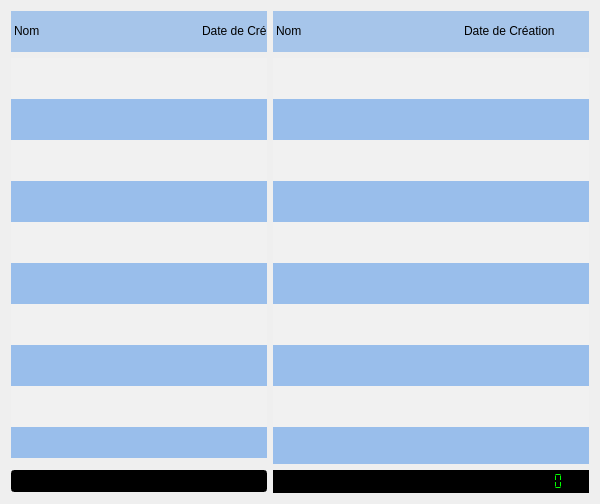
                   <widget class="QWidget" name="page_31">
                    <layout class="QGridLayout" name="gridLayout_26">
                     <item row="1" column="2" rowspan="2">
                      <widget class="QTableWidget" name="tableWidget_36">
                       <property name="minimumSize">
                        <size>
                         <width>0</width>
                         <height>400</height>
                        </size>
                       </property>
                       <property name="styleSheet">
                        <string notr="true">
font: 14pt &quot;Times New Roman&quot;;
border-radius:0px;
color: rgb(0, 0, 0);
selection-background-color: rgb(255, 255, 255,50);
background-color: rgb(255, 255, 255,35);
alternate-background-color: rgb(53, 132, 228,120);</string>
                       </property>
                       <property name="verticalScrollBarPolicy">
                        <enum>Qt::ScrollBarAlwaysOff</enum>
                       </property>
                       <property name="horizontalScrollBarPolicy">
                        <enum>Qt::ScrollBarAlwaysOff</enum>
                       </property>
                       <property name="alternatingRowColors">
                        <bool>true</bool>
                       </property>
                       <property name="selectionMode">
                        <enum>QAbstractItemView::NoSelection</enum>
                       </property>
                       <property name="selectionBehavior">
                        <enum>QAbstractItemView::SelectItems</enum>
                       </property>
                       <property name="showGrid">
                        <bool>false</bool>
                       </property>
                       <property name="rowCount">
                        <number>12</number>
                       </property>
                       <property name="columnCount">
                        <number>9</number>
                       </property>
                       <attribute name="horizontalHeaderVisible">
                        <bool>false</bool>
                       </attribute>
                       <attribute name="horizontalHeaderDefaultSectionSize">
                        <number>58</number>
                       </attribute>
                       <attribute name="horizontalHeaderHighlightSections">
                        <bool>true</bool>
                       </attribute>
                       <attribute name="horizontalHeaderStretchLastSection">
                        <bool>true</bool>
                       </attribute>
                       <attribute name="verticalHeaderVisible">
                        <bool>false</bool>
                       </attribute>
                       <attribute name="verticalHeaderCascadingSectionResizes">
                        <bool>false</bool>
                       </attribute>
                       <attribute name="verticalHeaderMinimumSectionSize">
                        <number>41</number>
                       </attribute>
                       <row/>
                       <row/>
                       <row/>
                       <row/>
                       <row/>
                       <row/>
                       <row/>
                       <row/>
                       <row/>
                       <row/>
                       <row/>
                       <row/>
                       <column>
                        <property name="text">
                         <string>New Column</string>
                        </property>
                       </column>
                       <column>
                        <property name="text">
                         <string>New Column</string>
                        </property>
                       </column>
                       <column>
                        <property name="text">
                         <string>New Column</string>
                        </property>
                       </column>
                       <column>
                        <property name="text">
                         <string>New Column</string>
                        </property>
                       </column>
                       <column>
                        <property name="text">
                         <string>New Column</string>
                        </property>
                       </column>
                       <column>
                        <property name="text">
                         <string>New Column</string>
                        </property>
                       </column>
                       <column>
                        <property name="text">
                         <string>New Column</string>
                        </property>
                       </column>
                       <column>
                        <property name="text">
                         <string>New Column</string>
                        </property>
                       </column>
                       <column>
                        <property name="text">
                         <string>New Column</string>
                        </property>
                       </column>
                      </widget>
                     </item>
                     <item row="0" column="2">
                      <widget class="QTableWidget" name="tableWidget_37">
                       <property name="enabled">
                        <bool>true</bool>
                       </property>
                       <property name="minimumSize">
                        <size>
                         <width>0</width>
                         <height>0</height>
                        </size>
                       </property>
                       <property name="maximumSize">
                        <size>
                         <width>16777215</width>
                         <height>41</height>
                        </size>
                       </property>
                       <property name="styleSheet">
                        <string notr="true">background-color: rgb(53, 132, 228,100);
font: 12pt &quot;Times New Roman&quot;;

border-radius:0px;
color: rgb(0, 0, 0);</string>
                       </property>
                       <property name="horizontalScrollBarPolicy">
                        <enum>Qt::ScrollBarAlwaysOff</enum>
                       </property>
                       <property name="alternatingRowColors">
                        <bool>false</bool>
                       </property>
                       <property name="showGrid">
                        <bool>false</bool>
                       </property>
                       <property name="rowCount">
                        <number>1</number>
                       </property>
                       <property name="columnCount">
                        <number>8</number>
                       </property>
                       <attribute name="horizontalHeaderVisible">
                        <bool>false</bool>
                       </attribute>
                       <attribute name="horizontalHeaderDefaultSectionSize">
                        <number>188</number>
                       </attribute>
                       <attribute name="horizontalHeaderHighlightSections">
                        <bool>true</bool>
                       </attribute>
                       <attribute name="verticalHeaderVisible">
                        <bool>false</bool>
                       </attribute>
                       <attribute name="verticalHeaderMinimumSectionSize">
                        <number>41</number>
                       </attribute>
                       <attribute name="verticalHeaderDefaultSectionSize">
                        <number>41</number>
                       </attribute>
                       <attribute name="verticalHeaderHighlightSections">
                        <bool>true</bool>
                       </attribute>
                       <row>
                        <property name="text">
                         <string>New Row</string>
                        </property>
                       </row>
                       <column>
                        <property name="text">
                         <string>New Column</string>
                        </property>
                       </column>
                       <column>
                        <property name="text">
                         <string>New Column</string>
                        </property>
                       </column>
                       <column>
                        <property name="text">
                         <string>New Column</string>
                        </property>
                       </column>
                       <column>
                        <property name="text">
                         <string>New Column</string>
                        </property>
                       </column>
                       <column>
                        <property name="text">
                         <string>New Column</string>
                        </property>
                       </column>
                       <column>
                        <property name="text">
                         <string>New Column</string>
                        </property>
                       </column>
                       <column>
                        <property name="text">
                         <string>New Column</string>
                        </property>
                       </column>
                       <column>
                        <property name="text">
                         <string>New Column</string>
                        </property>
                       </column>
                       <item row="0" column="0">
                        <property name="text">
                         <string>Nom</string>
                        </property>
                       </item>
                       <item row="0" column="1">
                        <property name="text">
                         <string>Date de Création</string>
                        </property>
                       </item>
                       <item row="0" column="2">
                        <property name="text">
                         <string>Téléphone</string>
                        </property>
                       </item>
                       <item row="0" column="3">
                        <property name="text">
                         <string>Crédit</string>
                        </property>
                       </item>
                       <item row="0" column="4">
                        <property name="text">
                         <string>Code Barre</string>
                        </property>
                       </item>
                       <item row="0" column="5">
                        <property name="text">
                         <string>Bénifice</string>
                        </property>
                       </item>
                      </widget>
                     </item>
                     <item row="0" column="0">
                      <widget class="QTableWidget" name="tableWidget_32">
                       <property name="enabled">
                        <bool>true</bool>
                       </property>
                       <property name="minimumSize">
                        <size>
                         <width>0</width>
                         <height>0</height>
                        </size>
                       </property>
                       <property name="maximumSize">
                        <size>
                         <width>16777215</width>
                         <height>41</height>
                        </size>
                       </property>
                       <property name="styleSheet">
                        <string notr="true">background-color: rgb(53, 132, 228,100);
font: 12pt &quot;Times New Roman&quot;;

border-radius:0px;
color: rgb(0, 0, 0);</string>
                       </property>
                       <property name="horizontalScrollBarPolicy">
                        <enum>Qt::ScrollBarAlwaysOff</enum>
                       </property>
                       <property name="alternatingRowColors">
                        <bool>false</bool>
                       </property>
                       <property name="showGrid">
                        <bool>false</bool>
                       </property>
                       <property name="rowCount">
                        <number>1</number>
                       </property>
                       <property name="columnCount">
                        <number>8</number>
                       </property>
                       <attribute name="horizontalHeaderVisible">
                        <bool>false</bool>
                       </attribute>
                       <attribute name="horizontalHeaderDefaultSectionSize">
                        <number>188</number>
                       </attribute>
                       <attribute name="horizontalHeaderHighlightSections">
                        <bool>true</bool>
                       </attribute>
                       <attribute name="verticalHeaderVisible">
                        <bool>false</bool>
                       </attribute>
                       <attribute name="verticalHeaderMinimumSectionSize">
                        <number>41</number>
                       </attribute>
                       <attribute name="verticalHeaderDefaultSectionSize">
                        <number>41</number>
                       </attribute>
                       <attribute name="verticalHeaderHighlightSections">
                        <bool>true</bool>
                       </attribute>
                       <row>
                        <property name="text">
                         <string>New Row</string>
                        </property>
                       </row>
                       <column>
                        <property name="text">
                         <string>New Column</string>
                        </property>
                       </column>
                       <column>
                        <property name="text">
                         <string>New Column</string>
                        </property>
                       </column>
                       <column>
                        <property name="text">
                         <string>New Column</string>
                        </property>
                       </column>
                       <column>
                        <property name="text">
                         <string>New Column</string>
                        </property>
                       </column>
                       <column>
                        <property name="text">
                         <string>New Column</string>
                        </property>
                       </column>
                       <column>
                        <property name="text">
                         <string>New Column</string>
                        </property>
                       </column>
                       <column>
                        <property name="text">
                         <string>New Column</string>
                        </property>
                       </column>
                       <column>
                        <property name="text">
                         <string>New Column</string>
                        </property>
                       </column>
                       <item row="0" column="0">
                        <property name="text">
                         <string>Nom</string>
                        </property>
                       </item>
                       <item row="0" column="1">
                        <property name="text">
                         <string>Date de Création</string>
                        </property>
                       </item>
                       <item row="0" column="2">
                        <property name="text">
                         <string>Téléphone</string>
                        </property>
                       </item>
                       <item row="0" column="3">
                        <property name="text">
                         <string>Crédit</string>
                        </property>
                       </item>
                       <item row="0" column="4">
                        <property name="text">
                         <string>Code Barre</string>
                        </property>
                       </item>
                       <item row="0" column="5">
                        <property name="text">
                         <string>Bénifice</string>
                        </property>
                       </item>
                      </widget>
                     </item>
                     <item row="1" column="0">
                      <widget class="QTableWidget" name="tableWidget_35">
                       <property name="minimumSize">
                        <size>
                         <width>0</width>
                         <height>400</height>
                        </size>
                       </property>
                       <property name="styleSheet">
                        <string notr="true">
font: 14pt &quot;Times New Roman&quot;;
border-radius:0px;
color: rgb(0, 0, 0);
selection-background-color: rgb(255, 255, 255,50);
background-color: rgb(255, 255, 255,35);
alternate-background-color: rgb(53, 132, 228,120);</string>
                       </property>
                       <property name="verticalScrollBarPolicy">
                        <enum>Qt::ScrollBarAlwaysOff</enum>
                       </property>
                       <property name="horizontalScrollBarPolicy">
                        <enum>Qt::ScrollBarAlwaysOff</enum>
                       </property>
                       <property name="alternatingRowColors">
                        <bool>true</bool>
                       </property>
                       <property name="selectionMode">
                        <enum>QAbstractItemView::NoSelection</enum>
                       </property>
                       <property name="selectionBehavior">
                        <enum>QAbstractItemView::SelectItems</enum>
                       </property>
                       <property name="showGrid">
                        <bool>false</bool>
                       </property>
                       <property name="rowCount">
                        <number>12</number>
                       </property>
                       <property name="columnCount">
                        <number>4</number>
                       </property>
                       <attribute name="horizontalHeaderVisible">
                        <bool>false</bool>
                       </attribute>
                       <attribute name="horizontalHeaderDefaultSectionSize">
                        <number>58</number>
                       </attribute>
                       <attribute name="horizontalHeaderHighlightSections">
                        <bool>true</bool>
                       </attribute>
                       <attribute name="horizontalHeaderStretchLastSection">
                        <bool>true</bool>
                       </attribute>
                       <attribute name="verticalHeaderVisible">
                        <bool>false</bool>
                       </attribute>
                       <attribute name="verticalHeaderCascadingSectionResizes">
                        <bool>false</bool>
                       </attribute>
                       <attribute name="verticalHeaderMinimumSectionSize">
                        <number>41</number>
                       </attribute>
                       <row/>
                       <row/>
                       <row/>
                       <row/>
                       <row/>
                       <row/>
                       <row/>
                       <row/>
                       <row/>
                       <row/>
                       <row/>
                       <row/>
                       <column>
                        <property name="text">
                         <string>New Column</string>
                        </property>
                       </column>
                       <column>
                        <property name="text">
                         <string>New Column</string>
                        </property>
                       </column>
                       <column>
                        <property name="text">
                         <string>New Column</string>
                        </property>
                       </column>
                       <column>
                        <property name="text">
                         <string>New Column</string>
                        </property>
                       </column>
                      </widget>
                     </item>
                     <item row="3" column="2">
                      <widget class="QLCDNumber" name="lcdNumber">
                       <property name="styleSheet">
                        <string notr="true">background-color: rgb(0, 0, 0);
color: rgb(3, 255, 0);</string>
                       </property>
                       <property name="digitCount">
                        <number>33</number>
                       </property>
                       <property name="segmentStyle">
                        <enum>QLCDNumber::Flat</enum>
                       </property>
                       <property name="intValue" stdset="0">
                        <number>0</number>
                       </property>
                      </widget>
                     </item>
                     <item row="3" column="0">
                      <widget class="QLineEdit" name="lineEdit_5">
                       <property name="styleSheet">
                        <string notr="true">background-color: rgb(0, 0, 0);
color: rgb(3, 255, 0);
font: 18pt &quot;Cantarell&quot;;</string>
                       </property>
                       <property name="text">
                        <string/>
                       </property>
                      </widget>
                     </item>
                    </layout>
                   </widget>
